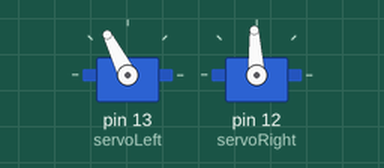
Simulated run of this sketch. Board: Arduino Uno, built with avr-gcc and run on an emulated ATmega328P. Shown: 2 × servo.

Above: at 0.05 s.
At 4.95 s:
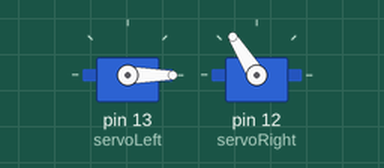
Timing chart, 0 to 6.5 s (numbered marks = the images above):
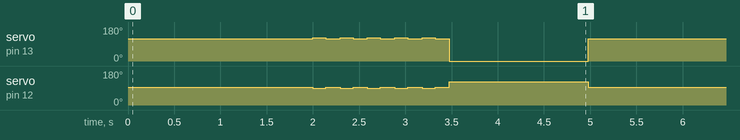

The sketch:

settingupservos.ino
```cpp
 #include <Servo.h>
  Servo servoRight;
  Servo servoLeft;

void setup() {
  servoLeft.attach(13);
  servoRight.attach(12);
  servoLeft.writeMicroseconds(1500);
  servoRight.writeMicroseconds(1500);

}

void loop() {
  servoLeft.writeMicroseconds(1750);
  servoRight.writeMicroseconds(1500);
  delay(2000);
  for(int x=7;x<12;x++){
    servoLeft.writeMicroseconds(1800);
    servoRight.writeMicroseconds(1450);
    delay(140);
    servoLeft.writeMicroseconds(1750);
    servoRight.writeMicroseconds(1500);
    delay(155);
  }
  servoLeft.writeMicroseconds(170);
  servoRight.writeMicroseconds(1800);
  delay(1500);
}
```

Measured:
- by itself, servo on pin 13 (servoLeft): repeats every 5.0 s: 4 × (117° 0.16 s, 122° 0.14 s), 117° 0.16 s, 0° 1.5 s, 117° 2.0 s, 122° 0.14 s
- by itself, servo on pin 12 (servoRight): repeats every 5.0 s: 4 × (93° 0.16 s, 88° 0.14 s), 93° 0.16 s, 122° 1.5 s, 93° 2.0 s, 88° 0.14 s
